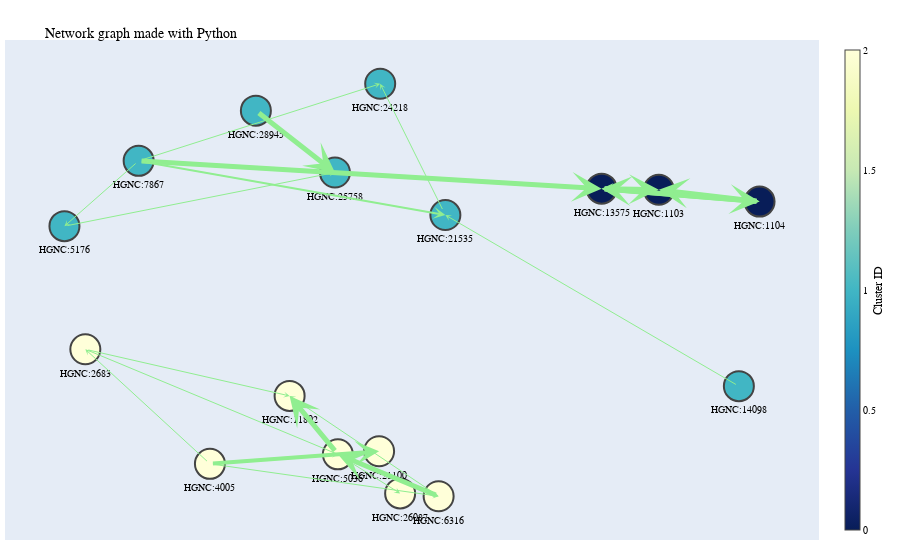

Notebook code for this chart:
### Code cell
create_plotly_graph(G)

### Figure 1 — Plotly figure (JSON) as saved in the notebook; plotly's stock layout.template omitted (floating-point values rounded to 4 significant figures)
{"data": [{"hovertemplate": "Edge %{hovertext}<extra></extra>", "hovertext": ["HGNC:13575->HGNC:1103 evidence count: 2", "HGNC:13575->HGNC:7867 evidence count: 6", "HGNC:13575->HGNC:1104 evidence count: 51", "HGNC:1103->HGNC:13575 evidence count: 113", "HGNC:1103->HGNC:1104 evidence count: 23", "HGNC:1104->HGNC:1103 evidence count: 1", "HGNC:1104->HGNC:13575 evidence count: 5", "HGNC:5176->HGNC:7867 evidence count: 1", "HGNC:24218->HGNC:7867 evidence count: 1", "HGNC:24218->HGNC:21535 evidence count: 1", "HGNC:21535->HGNC:7867 evidence count: 2", "HGNC:21535->HGNC:14098 evidence count: 1", "HGNC:6316->HGNC:4005 evidence count: 1", "HGNC:6316->HGNC:2683 evidence count: 1", "HGNC:5036->HGNC:4005 evidence count: 1", "HGNC:5036->HGNC:6316 evidence count: 9", "HGNC:2683->HGNC:4005 evidence count: 1", "HGNC:21100->HGNC:4005 evidence count: 4", "HGNC:25758->HGNC:28945 evidence count: 5", "HGNC:25758->HGNC:5176 evidence count: 1", "HGNC:11802->HGNC:2683 evidence count: 1", "HGNC:11802->HGNC:6316 evidence count: 1", "HGNC:11802->HGNC:5036 evidence count: 6", "HGNC:26087->HGNC:5036 evidence count: 1"], "marker": {"opacity": 0}, "mode": "markers", "showlegend": false, "type": "scatter", "x": [0.6262, -0.03385, 0.754, 0.6262, 0.8266, 0.8266, 0.754, -0.7155, -0.3148, 0.07439, -0.2321, 0.5295, -0.1502, -0.3083, -0.2781, 0.01213, -0.5985, -0.2258, -0.2234, -0.4664, -0.4974, -0.04909, -0.177, -0.03672], "y": [0.5042, 0.5721, 0.4764, 0.5042, 0.4738, 0.4738, 0.4764, 0.4839, 0.8187, 0.6914, 0.5101, -0.01962, -0.8632, -0.594, -0.7647, -0.8409, -0.5178, -0.7575, 0.7281, 0.4565, -0.3581, -0.7036, -0.6051, -0.8342]}, {"hoverinfo": "text", "hovertext": ["Regulation Of DNA-templated Transcription (GO:0006355) w/ p-value 0.0124941806174711", "Regulation Of DNA-templated Transcription (GO:0006355) w/ p-value 0.0124941806174711", "Regulation Of DNA-templated Transcription (GO:0006355) w/ p-value 0.0124941806174711", "Ribonucleoprotein Complex Biogenesis (GO:0022613) w/ p-value 7.372277882787827e-09", "Ribonucleoprotein Complex Biogenesis (GO:0022613) w/ p-value 7.372277882787827e-09", "Ribonucleoprotein Complex Biogenesis (GO:0022613) w/ p-value 7.372277882787827e-09", "Ribonucleoprotein Complex Biogenesis (GO:0022613) w/ p-value 7.372277882787827e-09", "Regulation Of mRNA Splicing, Via Spliceosome (GO:0048024) w/ p-value 0.0003158732523875804", "Regulation Of mRNA Splicing, Via Spliceosome (GO:0048024) w/ p-value 0.0003158732523875804", "Regulation Of mRNA Splicing, Via Spliceosome (GO:0048024) w/ p-value 0.0003158732523875804", "Regulation Of mRNA Splicing, Via Spliceosome (GO:0048024) w/ p-value 0.0003158732523875804", "Regulation Of mRNA Splicing, Via Spliceosome (GO:0048024) w/ p-value 0.0003158732523875804", "Ribonucleoprotein Complex Biogenesis (GO:0022613) w/ p-value 7.372277882787827e-09", "Ribonucleoprotein Complex Biogenesis (GO:0022613) w/ p-value 7.372277882787827e-09", "Regulation Of mRNA Splicing, Via Spliceosome (GO:0048024) w/ p-value 0.0003158732523875804", "Regulation Of mRNA Splicing, Via Spliceosome (GO:0048024) w/ p-value 0.0003158732523875804", "Ribonucleoprotein Complex Biogenesis (GO:0022613) w/ p-value 7.372277882787827e-09"], "marker": {"color": [0, 0, 0, 1, 1, 1, 1, 2, 2, 2, 2, 2, 1, 1, 2, 2, 1], "colorbar": {"thickness": 15, "title": {"side": "right", "text": "Cluster ID"}, "xanchor": "left"}, "colorscale": [[0, "rgb(255,255,217)"], [0.125, "rgb(237,248,177)"], [0.25, "rgb(199,233,180)"], [0.375, "rgb(127,205,187)"], [0.5, "rgb(65,182,196)"], [0.625, "rgb(29,145,192)"], [0.75, "rgb(34,94,168)"], [0.875, "rgb(37,52,148)"], [1, "rgb(8,29,88)"]], "line": {"width": 2}, "reversescale": true, "showscale": true, "size": 30}, "mode": "markers+text", "text": ["HGNC:13575", "HGNC:1103", "HGNC:1104", "HGNC:5176", "HGNC:7867", "HGNC:24218", "HGNC:21535", "HGNC:6316", "HGNC:4005", "HGNC:5036", "HGNC:2683", "HGNC:21100", "HGNC:25758", "HGNC:28945", "HGNC:11802", "HGNC:26087", "HGNC:14098"], "textposition": "bottom center", "type": "scatter", "x": [0.5536, 0.6988, 0.9545, -0.8096, -0.6213, -0.008326, 0.1571, 0.14, -0.4404, -0.1157, -0.7566, -0.01112, -0.1231, -0.3238, -0.2382, 0.0423, 0.902], "y": [0.5068, 0.5016, 0.446, 0.3304, 0.6374, 1, 0.3827, -0.9395, -0.787, -0.7423, -0.2485, -0.7279, 0.5827, 0.8734, -0.4678, -0.926, -0.422]}], "layout": {"annotations": [{"arrowcolor": "lightgreen", "arrowhead": 3, "arrowwidth": 2, "ax": 0.6988, "axref": "x", "ay": 0.5016, "ayref": "y", "showarrow": true, "x": 0.5536, "xref": "x", "y": 0.5068, "yref": "y"}, {"arrowcolor": "lightgreen", "arrowhead": 3, "arrowwidth": 5, "ax": -0.6213, "axref": "x", "ay": 0.6374, "ayref": "y", "showarrow": true, "x": 0.5536, "xref": "x", "y": 0.5068, "yref": "y"}, {"arrowcolor": "lightgreen", "arrowhead": 3, "arrowwidth": 5, "ax": 0.9545, "axref": "x", "ay": 0.446, "ayref": "y", "showarrow": true, "x": 0.5536, "xref": "x", "y": 0.5068, "yref": "y"}, {"arrowcolor": "lightgreen", "arrowhead": 3, "arrowwidth": 5, "ax": 0.5536, "axref": "x", "ay": 0.5068, "ayref": "y", "showarrow": true, "x": 0.6988, "xref": "x", "y": 0.5016, "yref": "y"}, {"arrowcolor": "lightgreen", "arrowhead": 3, "arrowwidth": 5, "ax": 0.9545, "axref": "x", "ay": 0.446, "ayref": "y", "showarrow": true, "x": 0.6988, "xref": "x", "y": 0.5016, "yref": "y"}, {"arrowcolor": "lightgreen", "arrowhead": 3, "arrowwidth": 1, "ax": 0.6988, "axref": "x", "ay": 0.5016, "ayref": "y", "showarrow": true, "x": 0.9545, "xref": "x", "y": 0.446, "yref": "y"}, {"arrowcolor": "lightgreen", "arrowhead": 3, "arrowwidth": 5, "ax": 0.5536, "axref": "x", "ay": 0.5068, "ayref": "y", "showarrow": true, "x": 0.9545, "xref": "x", "y": 0.446, "yref": "y"}, {"arrowcolor": "lightgreen", "arrowhead": 3, "arrowwidth": 1, "ax": -0.6213, "axref": "x", "ay": 0.6374, "ayref": "y", "showarrow": true, "x": -0.8096, "xref": "x", "y": 0.3304, "yref": "y"}, {"arrowcolor": "lightgreen", "arrowhead": 3, "arrowwidth": 1, "ax": -0.6213, "axref": "x", "ay": 0.6374, "ayref": "y", "showarrow": true, "x": -0.008326, "xref": "x", "y": 1, "yref": "y"}, {"arrowcolor": "lightgreen", "arrowhead": 3, "arrowwidth": 1, "ax": 0.1571, "axref": "x", "ay": 0.3827, "ayref": "y", "showarrow": true, "x": -0.008326, "xref": "x", "y": 1, "yref": "y"}, {"arrowcolor": "lightgreen", "arrowhead": 3, "arrowwidth": 2, "ax": -0.6213, "axref": "x", "ay": 0.6374, "ayref": "y", "showarrow": true, "x": 0.1571, "xref": "x", "y": 0.3827, "yref": "y"}, {"arrowcolor": "lightgreen", "arrowhead": 3, "arrowwidth": 1, "ax": 0.902, "axref": "x", "ay": -0.422, "ayref": "y", "showarrow": true, "x": 0.1571, "xref": "x", "y": 0.3827, "yref": "y"}, {"arrowcolor": "lightgreen", "arrowhead": 3, "arrowwidth": 1, "ax": -0.4404, "axref": "x", "ay": -0.787, "ayref": "y", "showarrow": true, "x": 0.14, "xref": "x", "y": -0.9395, "yref": "y"}, {"arrowcolor": "lightgreen", "arrowhead": 3, "arrowwidth": 1, "ax": -0.7566, "axref": "x", "ay": -0.2485, "ayref": "y", "showarrow": true, "x": 0.14, "xref": "x", "y": -0.9395, "yref": "y"}, {"arrowcolor": "lightgreen", "arrowhead": 3, "arrowwidth": 1, "ax": -0.4404, "axref": "x", "ay": -0.787, "ayref": "y", "showarrow": true, "x": -0.1157, "xref": "x", "y": -0.7423, "yref": "y"}, {"arrowcolor": "lightgreen", "arrowhead": 3, "arrowwidth": 5, "ax": 0.14, "axref": "x", "ay": -0.9395, "ayref": "y", "showarrow": true, "x": -0.1157, "xref": "x", "y": -0.7423, "yref": "y"}, {"arrowcolor": "lightgreen", "arrowhead": 3, "arrowwidth": 1, "ax": -0.4404, "axref": "x", "ay": -0.787, "ayref": "y", "showarrow": true, "x": -0.7566, "xref": "x", "y": -0.2485, "yref": "y"}, {"arrowcolor": "lightgreen", "arrowhead": 3, "arrowwidth": 4, "ax": -0.4404, "axref": "x", "ay": -0.787, "ayref": "y", "showarrow": true, "x": -0.01112, "xref": "x", "y": -0.7279, "yref": "y"}, {"arrowcolor": "lightgreen", "arrowhead": 3, "arrowwidth": 5, "ax": -0.3238, "axref": "x", "ay": 0.8734, "ayref": "y", "showarrow": true, "x": -0.1231, "xref": "x", "y": 0.5827, "yref": "y"}, {"arrowcolor": "lightgreen", "arrowhead": 3, "arrowwidth": 1, "ax": -0.8096, "axref": "x", "ay": 0.3304, "ayref": "y", "showarrow": true, "x": -0.1231, "xref": "x", "y": 0.5827, "yref": "y"}, {"arrowcolor": "lightgreen", "arrowhead": 3, "arrowwidth": 1, "ax": -0.7566, "axref": "x", "ay": -0.2485, "ayref": "y", "showarrow": true, "x": -0.2382, "xref": "x", "y": -0.4678, "yref": "y"}, {"arrowcolor": "lightgreen", "arrowhead": 3, "arrowwidth": 1, "ax": 0.14, "axref": "x", "ay": -0.9395, "ayref": "y", "showarrow": true, "x": -0.2382, "xref": "x", "y": -0.4678, "yref": "y"}, {"arrowcolor": "lightgreen", "arrowhead": 3, "arrowwidth": 5, "ax": -0.1157, "axref": "x", "ay": -0.7423, "ayref": "y", "showarrow": true, "x": -0.2382, "xref": "x", "y": -0.4678, "yref": "y"}, {"arrowcolor": "lightgreen", "arrowhead": 3, "arrowwidth": 1, "ax": -0.1157, "axref": "x", "ay": -0.7423, "ayref": "y", "showarrow": true, "x": 0.0423, "xref": "x", "y": -0.926, "yref": "y"}], "autosize": true, "font": {"color": "Black", "family": "Courier New, monospace", "size": 10}, "hovermode": "closest", "margin": {"b": 20, "l": 5, "r": 5, "t": 40}, "showlegend": false, "title": {"text": "<br>Network graph made with Python"}, "xaxis": {"autorange": true, "range": [-0.9497, 1.095], "showgrid": false, "showticklabels": false, "type": "linear", "zeroline": false}, "yaxis": {"autorange": true, "range": [-1.221, 1.282], "showgrid": false, "showticklabels": false, "type": "linear", "zeroline": false}}}
